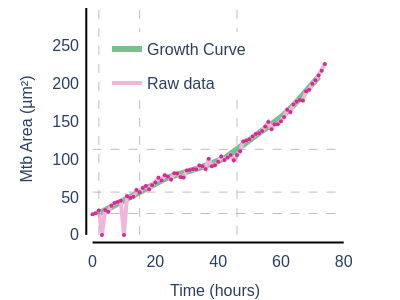

Source (notebook cell):
### Code cell
# Example usage for a single curve:
sc_figs = {}
for i, unique_ID in enumerate(unique_IDs):
    sc_df = df[df['ID'] == unique_ID]
    time_model = sc_df['Time Model (hours)'].values
    population_model = sc_df['Mtb Area Model (µm)']
    time_points = sc_df['Time (hours)'].values
    bacterial_population = sc_df['Mtb Area (µm)'].values
    # Calculate doubling points and times
    min_value = max(population_model.min(), 1.92)
    max_value = population_model.max()
    N_series = []
    N_i = min_value
    while N_i <= max_value:
        N_series.append(N_i)
        N_i *= 2
    doubling_time_indices = [np.abs(population_model - value).argmin() for value in N_series]
    doubling_time_points = time_model[doubling_time_indices]
    doubling_times = np.diff(doubling_time_points)
    print(i, doubling_times)
    # Create figure with all traces
    fig = go.Figure()
    
    # Add main trace (model)
    fig.add_trace(go.Scatter(
        x=time_model,
        y=population_model,
        mode='lines',
        line=dict(color=expanded_piyg[0], width=6),
        # name=f"ID: {unique_ID}",
        hoverinfo='skip',
        opacity=0.6,
        showlegend=True, 
        name='Growth Curve'
    ))    
    
    # Add raw data line
    fig.add_trace(go.Scatter(
        x=time_points,
        y=bacterial_population,
        mode='lines',
        line=dict(color=expanded_piyg[-2], width=4),
        showlegend=True,
        legendgroup='raw_data',  # Add this line
        name='Raw data',
        hoverinfo='skip'
    ))
    
    # Add raw data points with hover data
    fig.add_trace(go.Scatter(
        x=time_points,
        y=bacterial_population,
        mode='markers',
        marker=dict(color=expanded_piyg[-1], size=4),
        showlegend=False,
        legendgroup='raw_data',  # Add this line
        hoverinfo='text',
        customdata=sc_df['Image Link'],
        text=[f"<b>ID:</b> {unique_ID}<br><b>Time:</b> {t:.2f} hours<br><b>Mtb Growth Curve:</b> {p:.2f} µm²<br><b>Raw Mtb Area:</b> {b:.2f} µm²"
              for t, p, b in zip(time_model, population_model, bacterial_population)],
    ))

    # Update layout with offset axes
    fig.update_layout(
        plot_bgcolor='white',
        xaxis=dict(
            title=dict(
                text="Time (hours)",
                font=dict(family="Helvetica", size=16)
            ),
            tickfont=dict(family="Helvetica", size=16),
            gridcolor='rgba(200,200,200,0.3)',
            showline=False,
            zeroline=False,
            showgrid=False,
            range=[-4, 82],
        ),
        yaxis=dict(
            title=dict(
                text="Mtb Area (µm²)",
                font=dict(family="Helvetica", size=16)
            ),
            tickfont=dict(family="Helvetica", size=16),
            gridcolor='rgba(200,200,200,0.3)',
            showline=False,
            showgrid=False,
            zeroline=False,
            range=[-20, 300],
        ),
        font=dict(family="Helvetica", size=16),
        margin=dict(
            # l=left_pad,
            r=50,
            t=0,
            b=50,
        ), 
        width=400,
        height=300,
        legend=dict(
            x=0.1,          # 0 is left, 1 is right
            y=0.9,          # 0 is bottom, 1 is top
            xanchor='left',   # Anchor point of legend 
            yanchor='top'     # Anchor point of legend
    ))
    
    # Add doubling time grid lines
    add_grid_lines(fig, doubling_time_points, N_series)
    # Add axis lines
    add_axis_lines(fig)
    
    # # Save as interactive HTML
    # save_interactive_growth_curve(fig, f'../interactive_plots/F2_sc{i}.html')

    sc_figs[i] = fig
fig

### Figure 1 — Plotly figure (JSON) as saved in the notebook; plotly's stock layout.template omitted (floating-point values rounded to 4 significant figures)
{"data": [{"hoverinfo": "skip", "line": {"color": "#1a9641", "width": 6}, "mode": "lines", "name": "Growth Curve", "opacity": 0.6, "showlegend": true, "type": "scatter", "x": [null, null, 2, 3, 4, 5, 6, 7, 8, 9, 10, 11, 12, 13, 14, 15, 16, 17, 18, 19, 20, 21, 22, 23, 24, 25, 26, 27, 28, 29, 30, 31, 32, 33, 34, 35, 36, 37, 38, 39, 40, 41, 42, 43, 44, 45, 46, 47, 48, 49, 50, 51, 52, 53, 54, 55, 56, 57, 58, 59, 60, 61, 62, 63, 64, 65, 66, 67, 68, 69, 70, 71, 72, null, null], "y": [null, null, 28.28, 30.53, 32.78, 35.02, 37.27, 39.51, 41.77, 44.04, 46.34, 48.63, 50.89, 53.12, 55.37, 57.68, 60.03, 62.37, 64.66, 66.86, 68.91, 70.77, 72.49, 74.11, 75.66, 77.15, 78.56, 79.86, 81.06, 82.24, 83.45, 84.7, 85.97, 87.27, 88.55, 89.85, 91.21, 92.64, 94.13, 95.68, 97.3, 99.02, 101.1, 103.9, 107.2, 110.4, 113.4, 116.4, 119.4, 122.7, 126.2, 129.5, 132.3, 135.0, 137.6, 140.2, 142.9, 145.8, 149.0, 152.4, 155.8, 159.3, 162.9, 166.7, 170.9, 175.6, 180.4, 185.2, 190.0, 194.8, 199.6, 204.4, 209.2, null, null]}, {"hoverinfo": "skip", "legendgroup": "raw_data", "line": {"color": "#f1b6da", "width": 4}, "mode": "lines", "name": "Raw data", "showlegend": true, "type": "scatter", "x": [0, 1, 2, 3, 4, 5, 6, 7, 8, 9, 10, 11, 12, 13, 14, 15, 16, 17, 18, 19, 20, 21, 22, 23, 24, 25, 26, 27, 28, 29, 30, 31, 32, 33, 34, 35, 36, 37, 38, 39, 40, 41, 42, 43, 44, 45, 46, 47, 48, 49, 50, 51, 52, 53, 54, 55, 56, 57, 58, 59, 60, 61, 62, 63, 64, 65, 66, 67, 68, 69, 70, 71, 72, 73, 74], "y": [27.14, 28.57, 32.28, 0, 32.93, 30.45, 38.59, 42.09, 43.43, 45.1, 0, 51.19, 48.84, 50.52, 59.25, 56.51, 61.97, 64.61, 60.35, 65.73, 69.39, 75.37, 71.79, 79.0, 76.93, 73.38, 81.44, 81.14, 76.65, 76.02, 85.1, 85.77, 86.89, 86.7, 91.58, 90.8, 87.21, 100.8, 90.87, 92.16, 96.7, 103.5, 99.08, 102.2, 105.6, 98.58, 105.6, 110.6, 123.6, 124.8, 126.6, 129.9, 133.4, 134.5, 137.3, 143.5, 149.2, 139.8, 146.4, 146.4, 150.3, 155.8, 165.5, 162.4, 172.3, 176.0, 178.3, 177.5, 190.1, 192.0, 199.9, 204.4, 210.9, 217.0, 226.0]}, {"customdata": ["https://s3.eu-west-2.amazonaws.com/macrohet.glimpses/glimpse_frames/576.4.5.PS0000/frame_000.png", "https://s3.eu-west-2.amazonaws.com/macrohet.glimpses/glimpse_frames/576.4.5.PS0000/frame_001.png", "https://s3.eu-west-2.amazonaws.com/macrohet.glimpses/glimpse_frames/576.4.5.PS0000/frame_002.png", "https://s3.eu-west-2.amazonaws.com/macrohet.glimpses/glimpse_frames/576.4.5.PS0000/frame_003.png", "https://s3.eu-west-2.amazonaws.com/macrohet.glimpses/glimpse_frames/576.4.5.PS0000/frame_004.png", "https://s3.eu-west-2.amazonaws.com/macrohet.glimpses/glimpse_frames/576.4.5.PS0000/frame_005.png", "https://s3.eu-west-2.amazonaws.com/macrohet.glimpses/glimpse_frames/576.4.5.PS0000/frame_006.png", "https://s3.eu-west-2.amazonaws.com/macrohet.glimpses/glimpse_frames/576.4.5.PS0000/frame_007.png", "https://s3.eu-west-2.amazonaws.com/macrohet.glimpses/glimpse_frames/576.4.5.PS0000/frame_008.png", "https://s3.eu-west-2.amazonaws.com/macrohet.glimpses/glimpse_frames/576.4.5.PS0000/frame_009.png", "https://s3.eu-west-2.amazonaws.com/macrohet.glimpses/glimpse_frames/576.4.5.PS0000/frame_010.png", "https://s3.eu-west-2.amazonaws.com/macrohet.glimpses/glimpse_frames/576.4.5.PS0000/frame_011.png", "https://s3.eu-west-2.amazonaws.com/macrohet.glimpses/glimpse_frames/576.4.5.PS0000/frame_012.png", "https://s3.eu-west-2.amazonaws.com/macrohet.glimpses/glimpse_frames/576.4.5.PS0000/frame_013.png", "https://s3.eu-west-2.amazonaws.com/macrohet.glimpses/glimpse_frames/576.4.5.PS0000/frame_014.png", "https://s3.eu-west-2.amazonaws.com/macrohet.glimpses/glimpse_frames/576.4.5.PS0000/frame_015.png", "https://s3.eu-west-2.amazonaws.com/macrohet.glimpses/glimpse_frames/576.4.5.PS0000/frame_016.png", "https://s3.eu-west-2.amazonaws.com/macrohet.glimpses/glimpse_frames/576.4.5.PS0000/frame_017.png", "https://s3.eu-west-2.amazonaws.com/macrohet.glimpses/glimpse_frames/576.4.5.PS0000/frame_018.png", "https://s3.eu-west-2.amazonaws.com/macrohet.glimpses/glimpse_frames/576.4.5.PS0000/frame_019.png", "https://s3.eu-west-2.amazonaws.com/macrohet.glimpses/glimpse_frames/576.4.5.PS0000/frame_020.png", "https://s3.eu-west-2.amazonaws.com/macrohet.glimpses/glimpse_frames/576.4.5.PS0000/frame_021.png", "https://s3.eu-west-2.amazonaws.com/macrohet.glimpses/glimpse_frames/576.4.5.PS0000/frame_022.png", "https://s3.eu-west-2.amazonaws.com/macrohet.glimpses/glimpse_frames/576.4.5.PS0000/frame_023.png", "https://s3.eu-west-2.amazonaws.com/macrohet.glimpses/glimpse_frames/576.4.5.PS0000/frame_024.png", "https://s3.eu-west-2.amazonaws.com/macrohet.glimpses/glimpse_frames/576.4.5.PS0000/frame_025.png", "https://s3.eu-west-2.amazonaws.com/macrohet.glimpses/glimpse_frames/576.4.5.PS0000/frame_026.png", "https://s3.eu-west-2.amazonaws.com/macrohet.glimpses/glimpse_frames/576.4.5.PS0000/frame_027.png", "https://s3.eu-west-2.amazonaws.com/macrohet.glimpses/glimpse_frames/576.4.5.PS0000/frame_028.png", "https://s3.eu-west-2.amazonaws.com/macrohet.glimpses/glimpse_frames/576.4.5.PS0000/frame_029.png", "https://s3.eu-west-2.amazonaws.com/macrohet.glimpses/glimpse_frames/576.4.5.PS0000/frame_030.png", "https://s3.eu-west-2.amazonaws.com/macrohet.glimpses/glimpse_frames/576.4.5.PS0000/frame_031.png", "https://s3.eu-west-2.amazonaws.com/macrohet.glimpses/glimpse_frames/576.4.5.PS0000/frame_032.png", "https://s3.eu-west-2.amazonaws.com/macrohet.glimpses/glimpse_frames/576.4.5.PS0000/frame_033.png", "https://s3.eu-west-2.amazonaws.com/macrohet.glimpses/glimpse_frames/576.4.5.PS0000/frame_034.png", "https://s3.eu-west-2.amazonaws.com/macrohet.glimpses/glimpse_frames/576.4.5.PS0000/frame_035.png", "https://s3.eu-west-2.amazonaws.com/macrohet.glimpses/glimpse_frames/576.4.5.PS0000/frame_036.png", "https://s3.eu-west-2.amazonaws.com/macrohet.glimpses/glimpse_frames/576.4.5.PS0000/frame_037.png", "https://s3.eu-west-2.amazonaws.com/macrohet.glimpses/glimpse_frames/576.4.5.PS0000/frame_038.png", "https://s3.eu-west-2.amazonaws.com/macrohet.glimpses/glimpse_frames/576.4.5.PS0000/frame_039.png", "https://s3.eu-west-2.amazonaws.com/macrohet.glimpses/glimpse_frames/576.4.5.PS0000/frame_040.png", "https://s3.eu-west-2.amazonaws.com/macrohet.glimpses/glimpse_frames/576.4.5.PS0000/frame_041.png", "https://s3.eu-west-2.amazonaws.com/macrohet.glimpses/glimpse_frames/576.4.5.PS0000/frame_042.png", "https://s3.eu-west-2.amazonaws.com/macrohet.glimpses/glimpse_frames/576.4.5.PS0000/frame_043.png", "https://s3.eu-west-2.amazonaws.com/macrohet.glimpses/glimpse_frames/576.4.5.PS0000/frame_044.png", "https://s3.eu-west-2.amazonaws.com/macrohet.glimpses/glimpse_frames/576.4.5.PS0000/frame_045.png", "https://s3.eu-west-2.amazonaws.com/macrohet.glimpses/glimpse_frames/576.4.5.PS0000/frame_046.png", "https://s3.eu-west-2.amazonaws.com/macrohet.glimpses/glimpse_frames/576.4.5.PS0000/frame_047.png", "https://s3.eu-west-2.amazonaws.com/macrohet.glimpses/glimpse_frames/576.4.5.PS0000/frame_048.png", "https://s3.eu-west-2.amazonaws.com/macrohet.glimpses/glimpse_frames/576.4.5.PS0000/frame_049.png", "https://s3.eu-west-2.amazonaws.com/macrohet.glimpses/glimpse_frames/576.4.5.PS0000/frame_050.png", "https://s3.eu-west-2.amazonaws.com/macrohet.glimpses/glimpse_frames/576.4.5.PS0000/frame_051.png", "https://s3.eu-west-2.amazonaws.com/macrohet.glimpses/glimpse_frames/576.4.5.PS0000/frame_052.png", "https://s3.eu-west-2.amazonaws.com/macrohet.glimpses/glimpse_frames/576.4.5.PS0000/frame_053.png", "https://s3.eu-west-2.amazonaws.com/macrohet.glimpses/glimpse_frames/576.4.5.PS0000/frame_054.png", "https://s3.eu-west-2.amazonaws.com/macrohet.glimpses/glimpse_frames/576.4.5.PS0000/frame_055.png", "https://s3.eu-west-2.amazonaws.com/macrohet.glimpses/glimpse_frames/576.4.5.PS0000/frame_056.png", "https://s3.eu-west-2.amazonaws.com/macrohet.glimpses/glimpse_frames/576.4.5.PS0000/frame_057.png", "https://s3.eu-west-2.amazonaws.com/macrohet.glimpses/glimpse_frames/576.4.5.PS0000/frame_058.png", "https://s3.eu-west-2.amazonaws.com/macrohet.glimpses/glimpse_frames/576.4.5.PS0000/frame_059.png", "https://s3.eu-west-2.amazonaws.com/macrohet.glimpses/glimpse_frames/576.4.5.PS0000/frame_060.png", "https://s3.eu-west-2.amazonaws.com/macrohet.glimpses/glimpse_frames/576.4.5.PS0000/frame_061.png", "https://s3.eu-west-2.amazonaws.com/macrohet.glimpses/glimpse_frames/576.4.5.PS0000/frame_062.png", "https://s3.eu-west-2.amazonaws.com/macrohet.glimpses/glimpse_frames/576.4.5.PS0000/frame_063.png", "https://s3.eu-west-2.amazonaws.com/macrohet.glimpses/glimpse_frames/576.4.5.PS0000/frame_064.png", "https://s3.eu-west-2.amazonaws.com/macrohet.glimpses/glimpse_frames/576.4.5.PS0000/frame_065.png", "https://s3.eu-west-2.amazonaws.com/macrohet.glimpses/glimpse_frames/576.4.5.PS0000/frame_066.png", "https://s3.eu-west-2.amazonaws.com/macrohet.glimpses/glimpse_frames/576.4.5.PS0000/frame_067.png", "https://s3.eu-west-2.amazonaws.com/macrohet.glimpses/glimpse_frames/576.4.5.PS0000/frame_068.png", "https://s3.eu-west-2.amazonaws.com/macrohet.glimpses/glimpse_frames/576.4.5.PS0000/frame_069.png", "https://s3.eu-west-2.amazonaws.com/macrohet.glimpses/glimpse_frames/576.4.5.PS0000/frame_070.png", "https://s3.eu-west-2.amazonaws.com/macrohet.glimpses/glimpse_frames/576.4.5.PS0000/frame_071.png", "https://s3.eu-west-2.amazonaws.com/macrohet.glimpses/glimpse_frames/576.4.5.PS0000/frame_072.png", "https://s3.eu-west-2.amazonaws.com/macrohet.glimpses/glimpse_frames/576.4.5.PS0000/frame_073.png", "https://s3.eu-west-2.amazonaws.com/macrohet.glimpses/glimpse_frames/576.4.5.PS0000/frame_074.png"], "hoverinfo": "text", "legendgroup": "raw_data", "marker": {"color": "#d02c91", "size": 4}, "mode": "markers", "showlegend": false, "text": ["<b>ID:</b> 576.4.5.PS0000<br><b>Time:</b> nan hours<br><b>Mtb Growth Curve:</b> nan µm²<br><b>Raw Mtb Area:</b> 27.14 µm²", "<b>ID:</b> 576.4.5.PS0000<br><b>Time:</b> nan hours<br><b>Mtb Growth Curve:</b> nan µm²<br><b>Raw Mtb Area:</b> 28.57 µm²", "<b>ID:</b> 576.4.5.PS0000<br><b>Time:</b> 2.00 hours<br><b>Mtb Growth Curve:</b> 28.28 µm²<br><b>Raw Mtb Area:</b> 32.28 µm²", "<b>ID:</b> 576.4.5.PS0000<br><b>Time:</b> 3.00 hours<br><b>Mtb Growth Curve:</b> 30.53 µm²<br><b>Raw Mtb Area:</b> 0.00 µm²", "<b>ID:</b> 576.4.5.PS0000<br><b>Time:</b> 4.00 hours<br><b>Mtb Growth Curve:</b> 32.78 µm²<br><b>Raw Mtb Area:</b> 32.93 µm²", "<b>ID:</b> 576.4.5.PS0000<br><b>Time:</b> 5.00 hours<br><b>Mtb Growth Curve:</b> 35.02 µm²<br><b>Raw Mtb Area:</b> 30.45 µm²", "<b>ID:</b> 576.4.5.PS0000<br><b>Time:</b> 6.00 hours<br><b>Mtb Growth Curve:</b> 37.27 µm²<br><b>Raw Mtb Area:</b> 38.59 µm²", "<b>ID:</b> 576.4.5.PS0000<br><b>Time:</b> 7.00 hours<br><b>Mtb Growth Curve:</b> 39.51 µm²<br><b>Raw Mtb Area:</b> 42.09 µm²", "<b>ID:</b> 576.4.5.PS0000<br><b>Time:</b> 8.00 hours<br><b>Mtb Growth Curve:</b> 41.77 µm²<br><b>Raw Mtb Area:</b> 43.43 µm²", "<b>ID:</b> 576.4.5.PS0000<br><b>Time:</b> 9.00 hours<br><b>Mtb Growth Curve:</b> 44.04 µm²<br><b>Raw Mtb Area:</b> 45.10 µm²", "<b>ID:</b> 576.4.5.PS0000<br><b>Time:</b> 10.00 hours<br><b>Mtb Growth Curve:</b> 46.34 µm²<br><b>Raw Mtb Area:</b> 0.00 µm²", "<b>ID:</b> 576.4.5.PS0000<br><b>Time:</b> 11.00 hours<br><b>Mtb Growth Curve:</b> 48.63 µm²<br><b>Raw Mtb Area:</b> 51.19 µm²", "<b>ID:</b> 576.4.5.PS0000<br><b>Time:</b> 12.00 hours<br><b>Mtb Growth Curve:</b> 50.89 µm²<br><b>Raw Mtb Area:</b> 48.84 µm²", "<b>ID:</b> 576.4.5.PS0000<br><b>Time:</b> 13.00 hours<br><b>Mtb Growth Curve:</b> 53.12 µm²<br><b>Raw Mtb Area:</b> 50.52 µm²", "<b>ID:</b> 576.4.5.PS0000<br><b>Time:</b> 14.00 hours<br><b>Mtb Growth Curve:</b> 55.37 µm²<br><b>Raw Mtb Area:</b> 59.25 µm²", "<b>ID:</b> 576.4.5.PS0000<br><b>Time:</b> 15.00 hours<br><b>Mtb Growth Curve:</b> 57.68 µm²<br><b>Raw Mtb Area:</b> 56.51 µm²", "<b>ID:</b> 576.4.5.PS0000<br><b>Time:</b> 16.00 hours<br><b>Mtb Growth Curve:</b> 60.03 µm²<br><b>Raw Mtb Area:</b> 61.97 µm²", "<b>ID:</b> 576.4.5.PS0000<br><b>Time:</b> 17.00 hours<br><b>Mtb Growth Curve:</b> 62.37 µm²<br><b>Raw Mtb Area:</b> 64.61 µm²", "<b>ID:</b> 576.4.5.PS0000<br><b>Time:</b> 18.00 hours<br><b>Mtb Growth Curve:</b> 64.66 µm²<br><b>Raw Mtb Area:</b> 60.35 µm²", "<b>ID:</b> 576.4.5.PS0000<br><b>Time:</b> 19.00 hours<br><b>Mtb Growth Curve:</b> 66.86 µm²<br><b>Raw Mtb Area:</b> 65.73 µm²", "<b>ID:</b> 576.4.5.PS0000<br><b>Time:</b> 20.00 hours<br><b>Mtb Growth Curve:</b> 68.91 µm²<br><b>Raw Mtb Area:</b> 69.39 µm²", "<b>ID:</b> 576.4.5.PS0000<br><b>Time:</b> 21.00 hours<br><b>Mtb Growth Curve:</b> 70.77 µm²<br><b>Raw Mtb Area:</b> 75.37 µm²", "<b>ID:</b> 576.4.5.PS0000<br><b>Time:</b> 22.00 hours<br><b>Mtb Growth Curve:</b> 72.49 µm²<br><b>Raw Mtb Area:</b> 71.79 µm²", "<b>ID:</b> 576.4.5.PS0000<br><b>Time:</b> 23.00 hours<br><b>Mtb Growth Curve:</b> 74.11 µm²<br><b>Raw Mtb Area:</b> 79.00 µm²", "<b>ID:</b> 576.4.5.PS0000<br><b>Time:</b> 24.00 hours<br><b>Mtb Growth Curve:</b> 75.66 µm²<br><b>Raw Mtb Area:</b> 76.93 µm²", "<b>ID:</b> 576.4.5.PS0000<br><b>Time:</b> 25.00 hours<br><b>Mtb Growth Curve:</b> 77.15 µm²<br><b>Raw Mtb Area:</b> 73.38 µm²", "<b>ID:</b> 576.4.5.PS0000<br><b>Time:</b> 26.00 hours<br><b>Mtb Growth Curve:</b> 78.56 µm²<br><b>Raw Mtb Area:</b> 81.44 µm²", "<b>ID:</b> 576.4.5.PS0000<br><b>Time:</b> 27.00 hours<br><b>Mtb Growth Curve:</b> 79.86 µm²<br><b>Raw Mtb Area:</b> 81.14 µm²", "<b>ID:</b> 576.4.5.PS0000<br><b>Time:</b> 28.00 hours<br><b>Mtb Growth Curve:</b> 81.06 µm²<br><b>Raw Mtb Area:</b> 76.65 µm²", "<b>ID:</b> 576.4.5.PS0000<br><b>Time:</b> 29.00 hours<br><b>Mtb Growth Curve:</b> 82.24 µm²<br><b>Raw Mtb Area:</b> 76.02 µm²", "<b>ID:</b> 576.4.5.PS0000<br><b>Time:</b> 30.00 hours<br><b>Mtb Growth Curve:</b> 83.45 µm²<br><b>Raw Mtb Area:</b> 85.10 µm²", "<b>ID:</b> 576.4.5.PS0000<br><b>Time:</b> 31.00 hours<br><b>Mtb Growth Curve:</b> 84.70 µm²<br><b>Raw Mtb Area:</b> 85.77 µm²", "<b>ID:</b> 576.4.5.PS0000<br><b>Time:</b> 32.00 hours<br><b>Mtb Growth Curve:</b> 85.97 µm²<br><b>Raw Mtb Area:</b> 86.89 µm²", "<b>ID:</b> 576.4.5.PS0000<br><b>Time:</b> 33.00 hours<br><b>Mtb Growth Curve:</b> 87.27 µm²<br><b>Raw Mtb Area:</b> 86.70 µm²", "<b>ID:</b> 576.4.5.PS0000<br><b>Time:</b> 34.00 hours<br><b>Mtb Growth Curve:</b> 88.55 µm²<br><b>Raw Mtb Area:</b> 91.58 µm²", "<b>ID:</b> 576.4.5.PS0000<br><b>Time:</b> 35.00 hours<br><b>Mtb Growth Curve:</b> 89.85 µm²<br><b>Raw Mtb Area:</b> 90.80 µm²", "<b>ID:</b> 576.4.5.PS0000<br><b>Time:</b> 36.00 hours<br><b>Mtb Growth Curve:</b> 91.21 µm²<br><b>Raw Mtb Area:</b> 87.21 µm²", "<b>ID:</b> 576.4.5.PS0000<br><b>Time:</b> 37.00 hours<br><b>Mtb Growth Curve:</b> 92.64 µm²<br><b>Raw Mtb Area:</b> 100.81 µm²", "<b>ID:</b> 576.4.5.PS0000<br><b>Time:</b> 38.00 hours<br><b>Mtb Growth Curve:</b> 94.13 µm²<br><b>Raw Mtb Area:</b> 90.87 µm²", "<b>ID:</b> 576.4.5.PS0000<br><b>Time:</b> 39.00 hours<br><b>Mtb Growth Curve:</b> 95.68 µm²<br><b>Raw Mtb Area:</b> 92.16 µm²", "<b>ID:</b> 576.4.5.PS0000<br><b>Time:</b> 40.00 hours<br><b>Mtb Growth Curve:</b> 97.30 µm²<br><b>Raw Mtb Area:</b> 96.70 µm²", "<b>ID:</b> 576.4.5.PS0000<br><b>Time:</b> 41.00 hours<br><b>Mtb Growth Curve:</b> 99.02 µm²<br><b>Raw Mtb Area:</b> 103.51 µm²", "<b>ID:</b> 576.4.5.PS0000<br><b>Time:</b> 42.00 hours<br><b>Mtb Growth Curve:</b> 101.12 µm²<br><b>Raw Mtb Area:</b> 99.08 µm²", "<b>ID:</b> 576.4.5.PS0000<br><b>Time:</b> 43.00 hours<br><b>Mtb Growth Curve:</b> 103.95 µm²<br><b>Raw Mtb Area:</b> 102.21 µm²", "<b>ID:</b> 576.4.5.PS0000<br><b>Time:</b> 44.00 hours<br><b>Mtb Growth Curve:</b> 107.19 µm²<br><b>Raw Mtb Area:</b> 105.56 µm²", "<b>ID:</b> 576.4.5.PS0000<br><b>Time:</b> 45.00 hours<br><b>Mtb Growth Curve:</b> 110.36 µm²<br><b>Raw Mtb Area:</b> 98.58 µm²", "<b>ID:</b> 576.4.5.PS0000<br><b>Time:</b> 46.00 hours<br><b>Mtb Growth Curve:</b> 113.40 µm²<br><b>Raw Mtb Area:</b> 105.60 µm²", "<b>ID:</b> 576.4.5.PS0000<br><b>Time:</b> 47.00 hours<br><b>Mtb Growth Curve:</b> 116.39 µm²<br><b>Raw Mtb Area:</b> 110.59 µm²", "<b>ID:</b> 576.4.5.PS0000<br><b>Time:</b> 48.00 hours<br><b>Mtb Growth Curve:</b> 119.45 µm²<br><b>Raw Mtb Area:</b> 123.56 µm²", "<b>ID:</b> 576.4.5.PS0000<br><b>Time:</b> 49.00 hours<br><b>Mtb Growth Curve:</b> 122.72 µm²<br><b>Raw Mtb Area:</b> 124.77 µm²", "<b>ID:</b> 576.4.5.PS0000<br><b>Time:</b> 50.00 hours<br><b>Mtb Growth Curve:</b> 126.21 µm²<br><b>Raw Mtb Area:</b> 126.56 µm²", "<b>ID:</b> 576.4.5.PS0000<br><b>Time:</b> 51.00 hours<br><b>Mtb Growth Curve:</b> 129.46 µm²<br><b>Raw Mtb Area:</b> 129.93 µm²", "<b>ID:</b> 576.4.5.PS0000<br><b>Time:</b> 52.00 hours<br><b>Mtb Growth Curve:</b> 132.34 µm²<br><b>Raw Mtb Area:</b> 133.39 µm²", "<b>ID:</b> 576.4.5.PS0000<br><b>Time:</b> 53.00 hours<br><b>Mtb Growth Curve:</b> 135.01 µm²<br><b>Raw Mtb Area:</b> 134.54 µm²", "<b>ID:</b> 576.4.5.PS0000<br><b>Time:</b> 54.00 hours<br><b>Mtb Growth Curve:</b> 137.59 µm²<br><b>Raw Mtb Area:</b> 137.35 µm²", "<b>ID:</b> 576.4.5.PS0000<br><b>Time:</b> 55.00 hours<br><b>Mtb Growth Curve:</b> 140.16 µm²<br><b>Raw Mtb Area:</b> 143.46 µm²", "<b>ID:</b> 576.4.5.PS0000<br><b>Time:</b> 56.00 hours<br><b>Mtb Growth Curve:</b> 142.88 µm²<br><b>Raw Mtb Area:</b> 149.17 µm²", "<b>ID:</b> 576.4.5.PS0000<br><b>Time:</b> 57.00 hours<br><b>Mtb Growth Curve:</b> 145.85 µm²<br><b>Raw Mtb Area:</b> 139.81 µm²", "<b>ID:</b> 576.4.5.PS0000<br><b>Time:</b> 58.00 hours<br><b>Mtb Growth Curve:</b> 149.03 µm²<br><b>Raw Mtb Area:</b> 146.42 µm²", "<b>ID:</b> 576.4.5.PS0000<br><b>Time:</b> 59.00 hours<br><b>Mtb Growth Curve:</b> 152.37 µm²<br><b>Raw Mtb Area:</b> 146.40 µm²", "<b>ID:</b> 576.4.5.PS0000<br><b>Time:</b> 60.00 hours<br><b>Mtb Growth Curve:</b> 155.79 µm²<br><b>Raw Mtb Area:</b> 150.33 µm²", "<b>ID:</b> 576.4.5.PS0000<br><b>Time:</b> 61.00 hours<br><b>Mtb Growth Curve:</b> 159.26 µm²<br><b>Raw Mtb Area:</b> 155.80 µm²", "<b>ID:</b> 576.4.5.PS0000<br><b>Time:</b> 62.00 hours<br><b>Mtb Growth Curve:</b> 162.89 µm²<br><b>Raw Mtb Area:</b> 165.55 µm²", "<b>ID:</b> 576.4.5.PS0000<br><b>Time:</b> 63.00 hours<br><b>Mtb Growth Curve:</b> 166.73 µm²<br><b>Raw Mtb Area:</b> 162.39 µm²", "<b>ID:</b> 576.4.5.PS0000<br><b>Time:</b> 64.00 hours<br><b>Mtb Growth Curve:</b> 170.94 µm²<br><b>Raw Mtb Area:</b> 172.31 µm²", "<b>ID:</b> 576.4.5.PS0000<br><b>Time:</b> 65.00 hours<br><b>Mtb Growth Curve:</b> 175.62 µm²<br><b>Raw Mtb Area:</b> 176.03 µm²", "<b>ID:</b> 576.4.5.PS0000<br><b>Time:</b> 66.00 hours<br><b>Mtb Growth Curve:</b> 180.38 µm²<br><b>Raw Mtb Area:</b> 178.25 µm²", "<b>ID:</b> 576.4.5.PS0000<br><b>Time:</b> 67.00 hours<br><b>Mtb Growth Curve:</b> 185.17 µm²<br><b>Raw Mtb Area:</b> 177.54 µm²", "<b>ID:</b> 576.4.5.PS0000<br><b>Time:</b> 68.00 hours<br><b>Mtb Growth Curve:</b> 189.96 µm²<br><b>Raw Mtb Area:</b> 190.07 µm²", "<b>ID:</b> 576.4.5.PS0000<br><b>Time:</b> 69.00 hours<br><b>Mtb Growth Curve:</b> 194.76 µm²<br><b>Raw Mtb Area:</b> 191.95 µm²", "<b>ID:</b> 576.4.5.PS0000<br><b>Time:</b> 70.00 hours<br><b>Mtb Growth Curve:</b> 199.56 µm²<br><b>Raw Mtb Area:</b> 199.90 µm²", "<b>ID:</b> 576.4.5.PS0000<br><b>Time:</b> 71.00 hours<br><b>Mtb Growth Curve:</b> 204.38 µm²<br><b>Raw Mtb Area:</b> 204.40 µm²", "<b>ID:</b> 576.4.5.PS0000<br><b>Time:</b> 72.00 hours<br><b>Mtb Growth Curve:</b> 209.20 µm²<br><b>Raw Mtb Area:</b> 210.90 µm²", "<b>ID:</b> 576.4.5.PS0000<br><b>Time:</b> nan hours<br><b>Mtb Growth Curve:</b> nan µm²<br><b>Raw Mtb Area:</b> 217.04 µm²", "<b>ID:</b> 576.4.5.PS0000<br><b>Time:</b> nan hours<br><b>Mtb Growth Curve:</b> nan µm²<br><b>Raw Mtb Area:</b> 226.01 µm²"], "type": "scatter", "x": [0, 1, 2, 3, 4, 5, 6, 7, 8, 9, 10, 11, 12, 13, 14, 15, 16, 17, 18, 19, 20, 21, 22, 23, 24, 25, 26, 27, 28, 29, 30, 31, 32, 33, 34, 35, 36, 37, 38, 39, 40, 41, 42, 43, 44, 45, 46, 47, 48, 49, 50, 51, 52, 53, 54, 55, 56, 57, 58, 59, 60, 61, 62, 63, 64, 65, 66, 67, 68, 69, 70, 71, 72, 73, 74], "y": [27.14, 28.57, 32.28, 0, 32.93, 30.45, 38.59, 42.09, 43.43, 45.1, 0, 51.19, 48.84, 50.52, 59.25, 56.51, 61.97, 64.61, 60.35, 65.73, 69.39, 75.37, 71.79, 79.0, 76.93, 73.38, 81.44, 81.14, 76.65, 76.02, 85.1, 85.77, 86.89, 86.7, 91.58, 90.8, 87.21, 100.8, 90.87, 92.16, 96.7, 103.5, 99.08, 102.2, 105.6, 98.58, 105.6, 110.6, 123.6, 124.8, 126.6, 129.9, 133.4, 134.5, 137.3, 143.5, 149.2, 139.8, 146.4, 146.4, 150.3, 155.8, 165.5, 162.4, 172.3, 176.0, 178.3, 177.5, 190.1, 192.0, 199.9, 204.4, 210.9, 217.0, 226.0]}], "layout": {"font": {"family": "Helvetica", "size": 16}, "height": 300, "legend": {"x": 0.1, "xanchor": "left", "y": 0.9, "yanchor": "top"}, "margin": {"b": 50, "r": 50, "t": 0}, "plot_bgcolor": "white", "shapes": [{"line": {"color": "gray", "dash": "dash", "width": 1}, "opacity": 0.5, "type": "line", "x0": 2, "x1": 2, "y0": 0, "y1": 300}, {"line": {"color": "gray", "dash": "dash", "width": 1}, "opacity": 0.5, "type": "line", "x0": 0, "x1": 80, "y0": 28.28, "y1": 28.28}, {"line": {"color": "gray", "dash": "dash", "width": 1}, "opacity": 0.5, "type": "line", "x0": 15, "x1": 15, "y0": 0, "y1": 300}, {"line": {"color": "gray", "dash": "dash", "width": 1}, "opacity": 0.5, "type": "line", "x0": 0, "x1": 80, "y0": 56.55, "y1": 56.55}, {"line": {"color": "gray", "dash": "dash", "width": 1}, "opacity": 0.5, "type": "line", "x0": 46, "x1": 46, "y0": 0, "y1": 300}, {"line": {"color": "gray", "dash": "dash", "width": 1}, "opacity": 0.5, "type": "line", "x0": 0, "x1": 80, "y0": 113.1, "y1": 113.1}, {"line": {"color": "black", "dash": "solid", "width": 2}, "type": "line", "x0": -2, "x1": -2, "xref": "x", "y0": 0, "y1": 300, "yref": "y"}, {"line": {"color": "black", "dash": "solid", "width": 2}, "type": "line", "x0": 0, "x1": 80, "xref": "x", "y0": -10, "y1": -10, "yref": "y"}], "width": 400, "xaxis": {"gridcolor": "rgba(200,200,200,0.3)", "range": [-4, 82], "showgrid": false, "showline": false, "tickfont": {"family": "Helvetica", "size": 16}, "title": {"font": {"family": "Helvetica", "size": 16}, "text": "Time (hours)"}, "type": "linear", "zeroline": false}, "yaxis": {"gridcolor": "rgba(200,200,200,0.3)", "range": [-20, 300], "showgrid": false, "showline": false, "tickfont": {"family": "Helvetica", "size": 16}, "title": {"font": {"family": "Helvetica", "size": 16}, "text": "Mtb Area (µm²)"}, "type": "linear", "zeroline": false}}}
